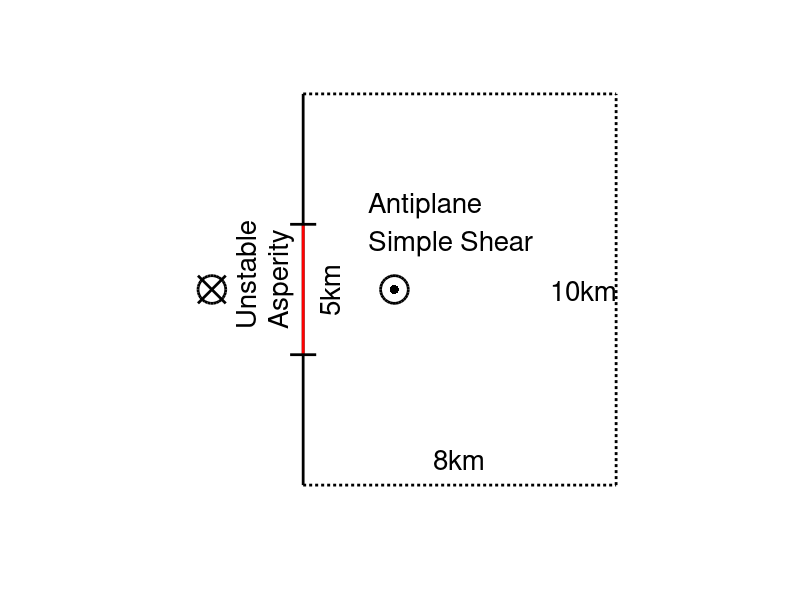

The MATLAB script that drew this image: (Note: this script raises an error after producing the figure.)
%%
clear
close all
figure(1)
set(0,'defaultfigurecolor','w')
set(gcf,'Position',[20 20 1000 600]);%左下角位置，宽高
%%
plot([0 0],[-15,15], 'k', "lineWidth", 2)
hold on
plot([24 24],[-15,15], 'k:', "lineWidth", 2)
plot([0 24],[15,15], 'k:', "lineWidth", 2)
plot([0 24],[-15,-15], 'k:', "lineWidth", 2)
%%
plot(7,0,'ko', 'MarkerSize', 20,"lineWidth", 2)
plot(7,0,'k.', 'MarkerSize', 20,"lineWidth", 2)
plot(-7,0,'ko', 'MarkerSize', 20,"lineWidth", 2)
plot(-7,0,'kx', 'MarkerSize', 20,"lineWidth", 2)
%%
plot([0 0],[-5,5], 'r', "lineWidth", 2)
plot([-1 1],[5,5], 'k', "lineWidth", 2)
plot([-1 1],[-5,-5], 'k', "lineWidth", 2)
%%
text(5,5,["Antiplane"; "Simple Shear"],"Fontsize",20)
text(-3,-3,["Unstable"; "Asperity"],"Fontsize",20,'rotation',90)
text(2,-2,"5km","Fontsize",20,'rotation',90)
text(19,0,"10km","Fontsize",20)
text(10,-13,"8km","Fontsize",20)
axis equal
axis off
%%
export_fig png -r600 model_setup